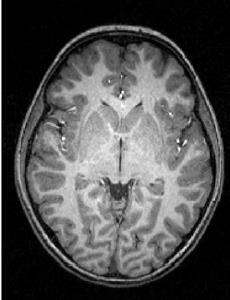
%> input picture DIP_作业/DIP/数字图像处理/数字图像处理/第六章/img1.jpg, 230 x 300 px
$ octave process.m   (GNU Octave 9; MATLAB toolbox functions it lacks are replaced by stand-ins)
%> lines starting %> are read from the running program, lines starting %| are printed output that depends on the picture; in (x1, y1, x2, y2) boxes, pixels count from 0 and x2, y2 are one past the last pixel; in counts of white or black regions, pixels touching at a corner belong together; the program's own positions count from 1
clc;
clear;
close all force;
img = imread('img1.jpg');
%> img is the input picture: size 300x230x3 uint8; min 0, max 255, mean 79.3
img = rgb2gray(img);
%> img: size 300x230 uint8
 figure();
imshow(img);
[l,h]=size(img);
%> l = 300; h = 230

%各个灰度值像素个数，xout是中心点的刻度
[n,xout]=hist(img(:),0:255);
%> n = 256 values, max 9086 at index 1, min 0 at index 250, mean 269.5; xout = 256 values from 0 to 255
count = n' ;
%> count has the same summary as n
bar(count);
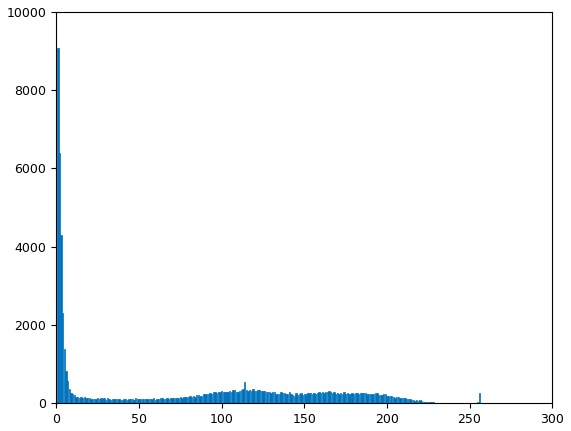
%> figure redrawn from the program's plot data; tallest bar 9086 high, from x = 0.6 to 1.4
p = count /  (l*h); %归一化数据，每个灰度level的概率
%> p = 256 values, max 0.132 at index 1, min 0 at index 250, mean 0.00391
max_sig = 0;
c_k = 0;
for k =1:256
    % 统计类出现概率
    w0 = sum(p(1:k));
    w1 = 1-w0;

    % 统计类平均灰度
    av0 = 0;
    av1 = 0;
    for i=1:k
        av0 = av0 + i*p(i);
    end
    u0 = av0 /w0;

    for i =k+1:256
        av1= av1 + i*p(i);
    end
    u1 = av1/w1;

    sig = w0*w1*(u1-u0)^2;  %计算类间方差
    if sig>max_sig
        max_sig = sig;   %使sig最大
        c_k = k;  %记录此时的阈值
    end
end
%> this loop made 256 passes
%> (w0, w1, u0, u1, sig, max_sig) on passes 1 to 12: (0.132, 0.868, 1, 92.37, 954.7, 954.7), (0.224, 0.776, 1.41, 103.2, 1803.1, 1803.1), (0.287, 0.713, 1.76, 111.9, 2482.4, 2482.4), (0.32, 0.68, 1.99, 117.3, 2892.1, 2892.1), (0.34, 0.66, 2.17, 120.7, 3152.1, 3152.1), (0.352, 0.648, 2.3, 122.8, 3309.7, 3309.7), (0.36, 0.64, 2.41, 124.3, 3422.2, 3422.2), (0.365, 0.635, 2.48, 125.2, 3491.6, 3491.6), (0.369, 0.631, 2.55, 125.9, 3544.2, 3544.2), (0.373, 0.627, 2.62, 126.5, 3590.2, 3590.2), (0.376, 0.624, 2.69, 127.1, 3628.8, 3628.8), (0.378, 0.622, 2.74, 127.5, 3659.5, 3659.5)
%> after the loop, c_k = 79; max_sig = 4420.5

T = graythresh(img);
%> T = 0.306
 c_k = (c_k-1)/255;
%> c_k = 0.306
 % 根据所得阈值二值化
 res1 = imbinarize(img,c_k);
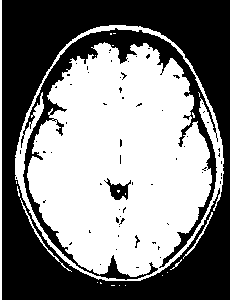
%> res1: size 300x230 logical; 50.8% white; 67 black regions (63 under 20 px), largest, box (x1, y1, x2, y2) and area: (2, 0, 230, 300) 27346, (21, 28, 218, 280) 6086, (104, 178, 131, 200) 260, (135, 235, 140, 248) 26
 res2 = imbinarize(img,T);
 figure();

 subplot(131);
 imshow(res1);
 title('手动实现 ');
 subplot(132);
 imshow(res2);
 title(' 官方实现 ');
 figure();
 imshow(img)

$ run again, with DIP_作业/DIP/数字图像处理/数字图像处理/第六章/MRA.pgm saved as DIP_作业/DIP/数字图像处理/数字图像处理/第六章/img1.jpg
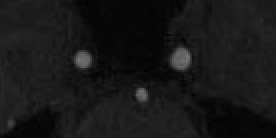
%> input picture DIP_作业/DIP/数字图像处理/数字图像处理/第六章/MRA.pgm, 138 x 69 px (shown 2 times larger)
%> img is the input picture: size 69x138 uint8; min 2, max 115, mean 23.3
%> n = 256 values, max 756 at index 8, min 0 at index 1, mean 37.2; xout = 256 values from 0 to 255
%> count has the same summary as n
%> `bar(count);`:
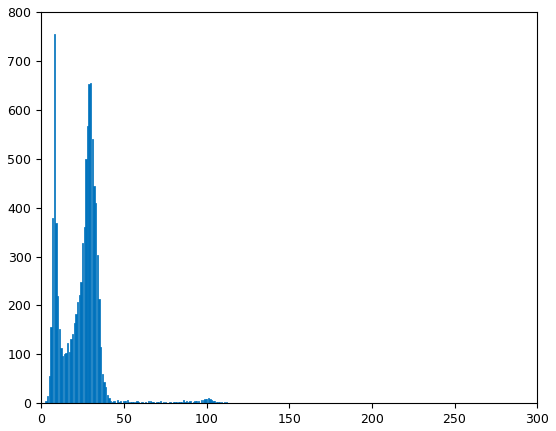
%> figure redrawn from the program's plot data; tallest bar 756 high, from x = 7.6 to 8.4
%> p = 256 values, max 0.0794 at index 8, min 0 at index 1, mean 0.00391
%> the loop `for k =1:256` made 256 passes
%> (w0, w1, u0, u1, sig, max_sig) on passes 3 to 10: (0.000525, 0.999, 3, 24.3, 0.238, 0.238), (0.0021, 0.998, 3.75, 24.34, 0.888, 0.888), (0.00788, 0.992, 4.67, 24.45, 3.06, 3.06), (0.0242, 0.976, 5.57, 24.76, 8.68, 8.68), (0.064, 0.936, 6.46, 25.51, 21.73, 21.73), (0.143, 0.857, 7.31, 27.13, 48.25, 48.25), (0.182, 0.818, 7.67, 27.99, 61.47, 61.47), (0.205, 0.795, 7.93, 28.51, 69.02, 69.02)
%> after the loop `for k =1:256`: c_k = 21
%> T = 0.0784
%> `res1 = imbinarize(img,c_k);`:
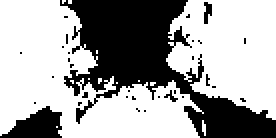
%> res1: size 69x138 logical (shown 2 times larger); 64.7% white; 31 black regions (28 under 20 px), largest, box (x1, y1, x2, y2) and area: (30, 0, 138, 69) 2955, (0, 53, 31, 69) 297, (102, 1, 106, 12) 30
